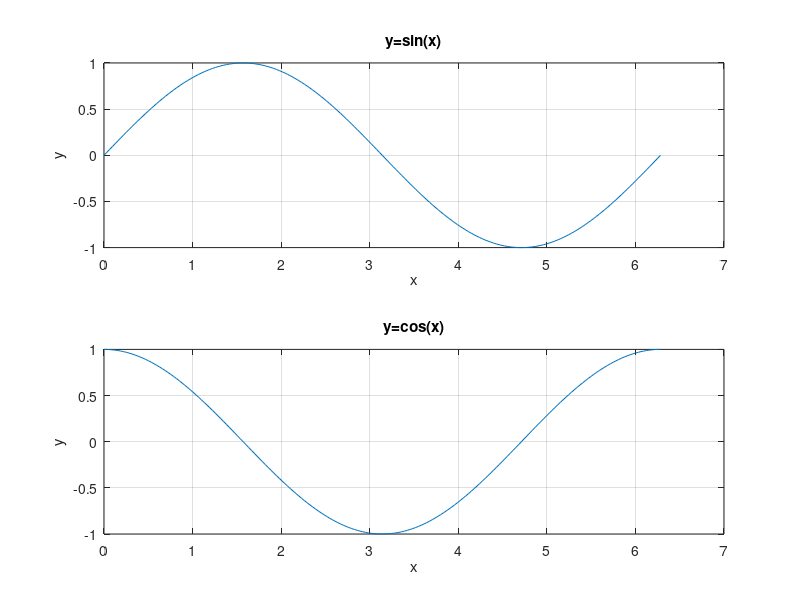

Source code (MATLAB):
x=0:pi/100:2*pi;
y=sin(x);
y1=cos(x);
%plot(x,y)
%hold on
%plot (x,y1)

subplot(2,1,1)
plot(x,y)
xlabel('x')
ylabel('y')
title ('y=sin(x)')
grid on;

subplot(2,1,2)
plot(x,y1)
xlabel('x')
ylabel('y')
title ('y=cos(x)')
grid on;


